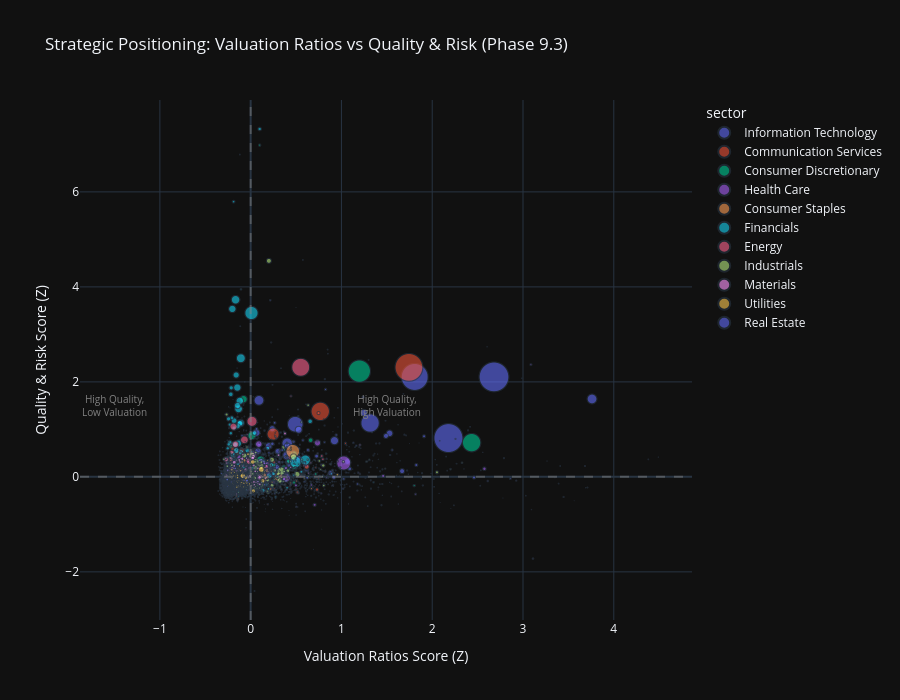

Notebook code cell kept with this figure:
### Code cell
# Visualization 5: Category-Sector Bubble Chart (Value vs Quality Trade-offs)
print("\n📊 Category-Sector Bubble Chart:")

# Create scatter plot comparing two key categories with sector coloring
if 'category_score_matrix' in locals() and not category_score_matrix.empty:
    # Select two categories for comparison (e.g., Valuation vs Quality)
    categories_list = list(category_score_matrix.columns)

    # Default to Valuation Ratios (cat 2) vs Quality & Risk (cat 4) if available
    x_category = 'Valuation Ratios' if 'Valuation Ratios' in categories_list else categories_list[0]
    y_category = 'Quality & Risk' if 'Quality & Risk' in categories_list else (
        categories_list[1] if len(categories_list) > 1 else categories_list[0]
    )

    # Prepare data for bubble chart
    bubble_data = pd.DataFrame({
        x_category: category_score_matrix[x_category],
        y_category: category_score_matrix[y_category],
        'sector': all_stocks_preprocessed['sector'].values,
        'ticker': all_stocks_preprocessed.get('ticker', range(len(category_score_matrix))),
        'market_cap': all_stocks_preprocessed.get('market_cap', 100)  # Use raw (unscaled) data for bubble size
        }).dropna()

    # Create bubble chart
    fig_bubble = px.scatter(
            bubble_data,
            x=x_category,
            y=y_category,
            color='sector',
            size='market_cap',
            hover_data=['ticker'],
            title=f"Strategic Positioning: {x_category} vs {y_category} (Phase 9.3)",
            labels={
                x_category: f"{x_category} Score (Z)",
                y_category: f"{y_category} Score (Z)"
                },
            size_max=30,
            opacity=0.6
            )

    # Add quadrant lines
    fig_bubble.add_hline(y=0, line_dash="dash", line_color="gray", opacity=0.5)
    fig_bubble.add_vline(x=0, line_dash="dash", line_color="gray", opacity=0.5)

    # Add quadrant labels
    fig_bubble.add_annotation(
            text="High Quality,<br>High Valuation", x=1.5, y=1.5,
            showarrow=False, font=dict(size=10, color="gray")
            )
    fig_bubble.add_annotation(
            text="High Quality,<br>Low Valuation", x=-1.5, y=1.5,
            showarrow=False, font=dict(size=10, color="gray")
            )

    fig_bubble.update_layout(height=700)

    fig_bubble.show()
    output_path = eda_output_dir / "phase93_category_sector_bubble_chart.html"
    fig_bubble.write_html(output_path)

    print(f"\n✓ Category-sector bubble chart complete")
    print(f"  X-axis: {x_category}")
    print(f"  Y-axis: {y_category}")
    print(f"  Data points: {len(bubble_data)}")
    print(f"  Output: {output_path}")

    # Identify quadrants
    q1 = bubble_data[(bubble_data[x_category] > 0) & (bubble_data[y_category] > 0)]
    q2 = bubble_data[(bubble_data[x_category] < 0) & (bubble_data[y_category] > 0)]
    q3 = bubble_data[(bubble_data[x_category] < 0) & (bubble_data[y_category] < 0)]
    q4 = bubble_data[(bubble_data[x_category] > 0) & (bubble_data[y_category] < 0)]

    print(f"\n  📍 Quadrant Distribution:")
    print(f"    Q1 (High Val, High Qual): {len(q1)} stocks ({len(q1) / len(bubble_data) * 100:.1f}%)")
    print(
            f"    Q2 (Low Val, High Qual): {len(q2)} stocks ({len(q2) / len(bubble_data) * 100:.1f}%) - Value opportunities")
    print(f"    Q3 (Low Val, Low Qual): {len(q3)} stocks ({len(q3) / len(bubble_data) * 100:.1f}%)")
    print(f"    Q4 (High Val, Low Qual): {len(q4)} stocks ({len(q4) / len(bubble_data) * 100:.1f}%) - Risk flags")
else:
    print("  ⚠️ No category score data available for bubble chart")

### Figure 1 — Plotly figure (JSON) as saved in the notebook; plotly's stock layout.template omitted (floating-point values rounded to 4 significant figures; data arrays with more than 128 entries replaced by an {"elided": "..."} marker saying what was removed)
{"data": [{"customdata": {"elided": "837x1 str values"}, "hovertemplate": "sector=Information Technology<br>Valuation Ratios Score (Z)=%{x}<br>Quality & Risk Score (Z)=%{y}<br>market_cap=%{marker.size}<br>ticker=%{customdata[0]}<extra></extra>", "legendgroup": "Information Technology", "marker": {"color": "#636efa", "opacity": 0.6, "size": {"elided": "837 float values"}, "sizemode": "area", "sizeref": 4798.0, "symbol": "circle"}, "mode": "markers", "name": "Information Technology", "showlegend": true, "x": {"elided": "837 float values"}, "xaxis": "x", "y": {"elided": "837 float values"}, "yaxis": "y", "type": "scattergl"}, {"customdata": {"elided": "318x1 str values"}, "hovertemplate": "sector=Communication Services<br>Valuation Ratios Score (Z)=%{x}<br>Quality & Risk Score (Z)=%{y}<br>market_cap=%{marker.size}<br>ticker=%{customdata[0]}<extra></extra>", "legendgroup": "Communication Services", "marker": {"color": "#EF553B", "opacity": 0.6, "size": {"elided": "318 float values"}, "sizemode": "area", "sizeref": 4798.0, "symbol": "circle"}, "mode": "markers", "name": "Communication Services", "showlegend": true, "x": {"elided": "318 float values"}, "xaxis": "x", "y": {"elided": "318 float values"}, "yaxis": "y", "type": "scattergl"}, {"customdata": {"elided": "834x1 str values"}, "hovertemplate": "sector=Consumer Discretionary<br>Valuation Ratios Score (Z)=%{x}<br>Quality & Risk Score (Z)=%{y}<br>market_cap=%{marker.size}<br>ticker=%{customdata[0]}<extra></extra>", "legendgroup": "Consumer Discretionary", "marker": {"color": "#00cc96", "opacity": 0.6, "size": {"elided": "834 float values"}, "sizemode": "area", "sizeref": 4798.0, "symbol": "circle"}, "mode": "markers", "name": "Consumer Discretionary", "showlegend": true, "x": {"elided": "834 float values"}, "xaxis": "x", "y": {"elided": "834 float values"}, "yaxis": "y", "type": "scattergl"}, {"customdata": {"elided": "701x1 str values"}, "hovertemplate": "sector=Health Care<br>Valuation Ratios Score (Z)=%{x}<br>Quality & Risk Score (Z)=%{y}<br>market_cap=%{marker.size}<br>ticker=%{customdata[0]}<extra></extra>", "legendgroup": "Health Care", "marker": {"color": "#ab63fa", "opacity": 0.6, "size": {"elided": "701 float values"}, "sizemode": "area", "sizeref": 4798.0, "symbol": "circle"}, "mode": "markers", "name": "Health Care", "showlegend": true, "x": {"elided": "701 float values"}, "xaxis": "x", "y": {"elided": "701 float values"}, "yaxis": "y", "type": "scattergl"}, {"customdata": {"elided": "519x1 str values"}, "hovertemplate": "sector=Consumer Staples<br>Valuation Ratios Score (Z)=%{x}<br>Quality & Risk Score (Z)=%{y}<br>market_cap=%{marker.size}<br>ticker=%{customdata[0]}<extra></extra>", "legendgroup": "Consumer Staples", "marker": {"color": "#FFA15A", "opacity": 0.6, "size": {"elided": "519 float values"}, "sizemode": "area", "sizeref": 4798.0, "symbol": "circle"}, "mode": "markers", "name": "Consumer Staples", "showlegend": true, "x": {"elided": "519 float values"}, "xaxis": "x", "y": {"elided": "519 float values"}, "yaxis": "y", "type": "scattergl"}, {"customdata": {"elided": "1018x1 str values"}, "hovertemplate": "sector=Financials<br>Valuation Ratios Score (Z)=%{x}<br>Quality & Risk Score (Z)=%{y}<br>market_cap=%{marker.size}<br>ticker=%{customdata[0]}<extra></extra>", "legendgroup": "Financials", "marker": {"color": "#19d3f3", "opacity": 0.6, "size": {"elided": "1018 float values"}, "sizemode": "area", "sizeref": 4798.0, "symbol": "circle"}, "mode": "markers", "name": "Financials", "showlegend": true, "x": {"elided": "1018 float values"}, "xaxis": "x", "y": {"elided": "1018 float values"}, "yaxis": "y", "type": "scattergl"}, {"customdata": {"elided": "293x1 str values"}, "hovertemplate": "sector=Energy<br>Valuation Ratios Score (Z)=%{x}<br>Quality & Risk Score (Z)=%{y}<br>market_cap=%{marker.size}<br>ticker=%{customdata[0]}<extra></extra>", "legendgroup": "Energy", "marker": {"color": "#FF6692", "opacity": 0.6, "size": {"elided": "293 float values"}, "sizemode": "area", "sizeref": 4798.0, "symbol": "circle"}, "mode": "markers", "name": "Energy", "showlegend": true, "x": {"elided": "293 float values"}, "xaxis": "x", "y": {"elided": "293 float values"}, "yaxis": "y", "type": "scattergl"}, {"customdata": {"elided": "1327x1 str values"}, "hovertemplate": "sector=Industrials<br>Valuation Ratios Score (Z)=%{x}<br>Quality & Risk Score (Z)=%{y}<br>market_cap=%{marker.size}<br>ticker=%{customdata[0]}<extra></extra>", "legendgroup": "Industrials", "marker": {"color": "#B6E880", "opacity": 0.6, "size": {"elided": "1327 float values"}, "sizemode": "area", "sizeref": 4798.0, "symbol": "circle"}, "mode": "markers", "name": "Industrials", "showlegend": true, "x": {"elided": "1327 float values"}, "xaxis": "x", "y": {"elided": "1327 float values"}, "yaxis": "y", "type": "scattergl"}, {"customdata": {"elided": "661x1 str values"}, "hovertemplate": "sector=Materials<br>Valuation Ratios Score (Z)=%{x}<br>Quality & Risk Score (Z)=%{y}<br>market_cap=%{marker.size}<br>ticker=%{customdata[0]}<extra></extra>", "legendgroup": "Materials", "marker": {"color": "#FF97FF", "opacity": 0.6, "size": {"elided": "661 float values"}, "sizemode": "area", "sizeref": 4798.0, "symbol": "circle"}, "mode": "markers", "name": "Materials", "showlegend": true, "x": {"elided": "661 float values"}, "xaxis": "x", "y": {"elided": "661 float values"}, "yaxis": "y", "type": "scattergl"}, {"customdata": {"elided": "252x1 str values"}, "hovertemplate": "sector=Utilities<br>Valuation Ratios Score (Z)=%{x}<br>Quality & Risk Score (Z)=%{y}<br>market_cap=%{marker.size}<br>ticker=%{customdata[0]}<extra></extra>", "legendgroup": "Utilities", "marker": {"color": "#FECB52", "opacity": 0.6, "size": {"elided": "252 float values"}, "sizemode": "area", "sizeref": 4798.0, "symbol": "circle"}, "mode": "markers", "name": "Utilities", "showlegend": true, "x": {"elided": "252 float values"}, "xaxis": "x", "y": {"elided": "252 float values"}, "yaxis": "y", "type": "scattergl"}, {"customdata": {"elided": "211x1 str values"}, "hovertemplate": "sector=Real Estate<br>Valuation Ratios Score (Z)=%{x}<br>Quality & Risk Score (Z)=%{y}<br>market_cap=%{marker.size}<br>ticker=%{customdata[0]}<extra></extra>", "legendgroup": "Real Estate", "marker": {"color": "#636efa", "opacity": 0.6, "size": {"elided": "211 float values"}, "sizemode": "area", "sizeref": 4798.0, "symbol": "circle"}, "mode": "markers", "name": "Real Estate", "showlegend": true, "x": {"elided": "211 float values"}, "xaxis": "x", "y": {"elided": "211 float values"}, "yaxis": "y", "type": "scattergl"}], "layout": {"xaxis": {"anchor": "y", "domain": [0.0, 1.0], "title": {"text": "Valuation Ratios Score (Z)"}}, "yaxis": {"anchor": "x", "domain": [0.0, 1.0], "title": {"text": "Quality & Risk Score (Z)"}}, "legend": {"title": {"text": "sector"}, "tracegroupgap": 0, "itemsizing": "constant"}, "title": {"text": "Strategic Positioning: Valuation Ratios vs Quality & Risk (Phase 9.3)"}, "shapes": [{"line": {"color": "gray", "dash": "dash"}, "opacity": 0.5, "type": "line", "x0": 0, "x1": 1, "xref": "x domain", "y0": 0, "y1": 0, "yref": "y"}, {"line": {"color": "gray", "dash": "dash"}, "opacity": 0.5, "type": "line", "x0": 0, "x1": 0, "xref": "x", "y0": 0, "y1": 1, "yref": "y domain"}], "annotations": [{"font": {"color": "gray", "size": 10}, "showarrow": false, "text": "High Quality,<br>High Valuation", "x": 1.5, "y": 1.5}, {"font": {"color": "gray", "size": 10}, "showarrow": false, "text": "High Quality,<br>Low Valuation", "x": -1.5, "y": 1.5}], "height": 700}}
